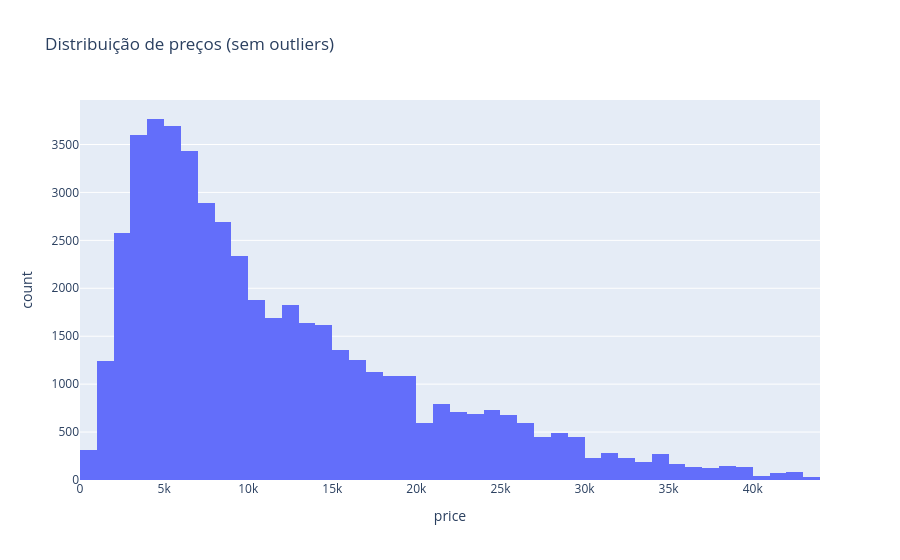

The code cell stored with this chart in its notebook:
### Markdown cell above
A distribuição é fortemente assimétrica à direita, com valores extremos (até US$ 375 mil) e mais de mil anúncios abaixo de US$ 500 (vários com preço US$ 1, provavelmente placeholders). Para as análises seguintes, removemos preços abaixo de US$ 500 e acima do percentil 99, além da quilometragem acima do percentil 99.

### Code cell
price_cap = df['price'].quantile(0.99)
odometer_cap = df['odometer'].quantile(0.99)
clean = df[df['price'].between(500, price_cap) & (df['odometer'] <= odometer_cap)]

print(f'{len(df)} -> {len(clean)} anúncios')
fig = px.histogram(clean, x='price', nbins=60, title='Distribuição de preços (sem outliers)')
fig.show()

### Figure 1 — Plotly figure (JSON) as saved in the notebook; plotly's stock layout.template omitted (floating-point values rounded to 4 significant figures; data arrays with more than 128 entries replaced by an {"elided": "..."} marker saying what was removed)
{"data": [{"bingroup": "x", "hovertemplate": "price=%{x}<br>count=%{y}<extra></extra>", "legendgroup": "", "marker": {"color": "#636efa", "pattern": {"shape": ""}}, "name": "", "nbinsx": 60, "orientation": "v", "showlegend": false, "type": "histogram", "x": {"elided": "49432 int values"}, "xaxis": "x", "yaxis": "y"}], "layout": {"barmode": "relative", "legend": {"tracegroupgap": 0}, "title": {"text": "Distribuição de preços (sem outliers)"}, "xaxis": {"anchor": "y", "domain": [0, 1], "title": {"text": "price"}}, "yaxis": {"anchor": "x", "domain": [0, 1], "title": {"text": "count"}}}}
